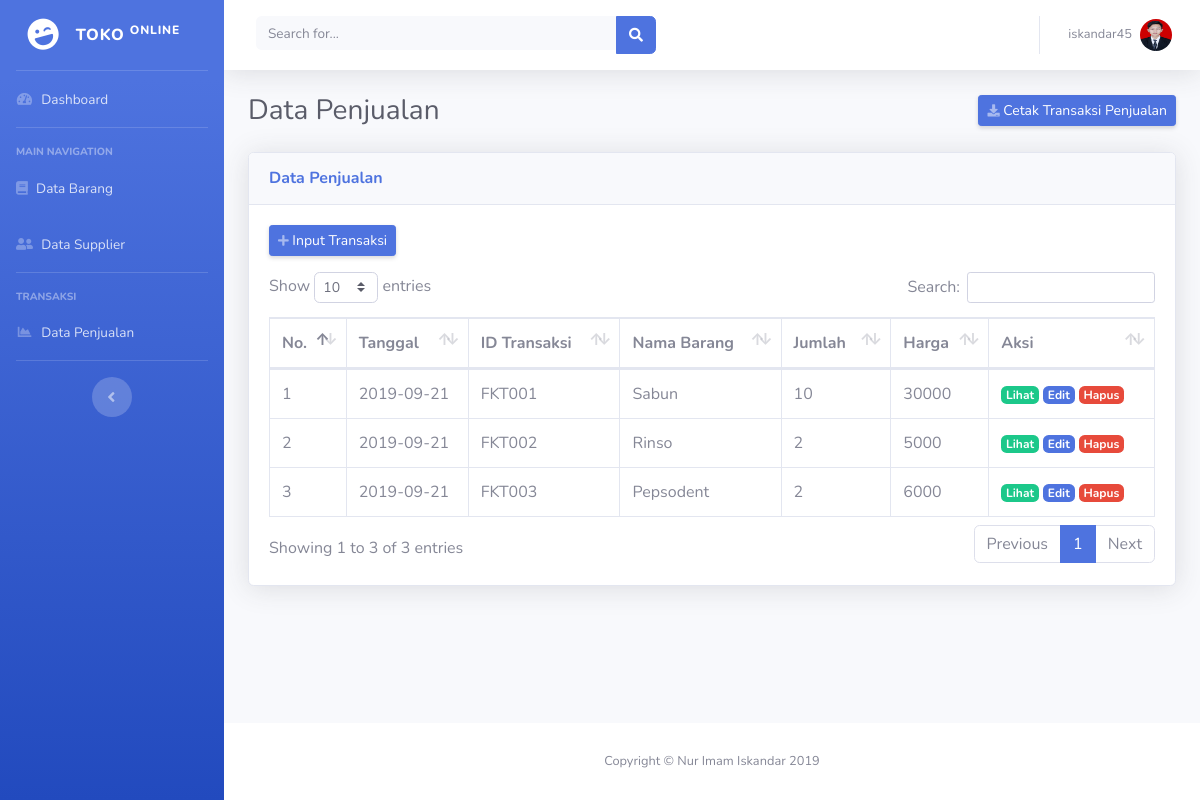
The page /data_penjualan.php (signed in) on the database its author committed.
### tables this page shows
CREATE TABLE `user` (
  `id` int(11) NOT NULL,
  `username` varchar(255) NOT NULL,
  `nama_lengkap` varchar(255) NOT NULL,
  `email` varchar(255) NOT NULL,
  `password` varchar(255) NOT NULL,
  `nohp` varchar(255) DEFAULT NULL,
  `alamat` text,
  `hint` varchar(255) NOT NULL,
  `photo` varchar(255) NOT NULL DEFAULT 'default.png',
  `role_id` int(2) NOT NULL
);

CREATE TABLE `transaksi` (
  `id` int(11) NOT NULL,
  `id_transaksi` varchar(255) NOT NULL,
  `nama_barang` varchar(255) NOT NULL,
  `jumlah` int(11) NOT NULL,
  `harga` int(11) NOT NULL,
  `tanggal` varchar(255) NOT NULL
);

CREATE TABLE `barang` (
  `id` int(11) NOT NULL,
  `id_barang` varchar(12) NOT NULL,
  `nama_barang` varchar(255) NOT NULL,
  `harga_awal` int(11) NOT NULL,
  `harga_jual` int(11) NOT NULL,
  `jumlah` int(11) NOT NULL,
  `id_supplier` varchar(255) DEFAULT NULL,
  `sisa` int(11) NOT NULL
);

### data_penjualan.php (the view)
<?php include 'include/header.php'; ?>
<div class="container-fluid">
  <div class="d-sm-flex align-items-center justify-content-between mb-4">
    <h1 class="h3 mb-0 text-gray-800">Data Penjualan</h1>
    <a href="#" class="d-none d-sm-inline-block btn btn-sm btn-primary shadow-sm"><i class="fas fa-download fa-sm text-white-50"></i> Cetak Transaksi Penjualan</a>
  </div>
  <div class="card shadow mb-4">
    <div class="card-header py-3">
      <h6 class="m-0 font-weight-bold text-primary">Data Penjualan</h6>
    </div>
    <div class="card-body">
      <a class="btn btn-sm btn-primary shadow-sm mb-3" href="tambah_transaksi.php"><i class="fas fa-plus fa-sm text-white-50"></i> Input Transaksi</a>
      <table class="table table-bordered" id="dataTable">
        <thead>
          <tr>
            <th>No.</th>
            <th>Tanggal</th>
            <th>ID Transaksi</th>
            <th>Nama Barang</th>
            <th>Jumlah</th>
            <th>Harga</th>
            <th>Aksi</th>
          </tr>
        </thead>
        <tbody>
          <?php include 'include/config.php';
          $query = "select * from transaksi";
          $data = mysqli_query($con, $query);
          $i = 1;
          foreach ($data as $row) : ?>
            <tr>
              <td><?= $i++; ?></td>
              <td><?= $row['tanggal'] ?></td>
              <td><?= $row['id_transaksi'] ?></td>
              <?php
                $data2 = mysqli_query($con, "select nama_barang from barang where id_barang = '" . $row['nama_barang'] . "'");
                foreach ($data2 as $row1) : ?>
                <td><?= $row1['nama_barang'] ?></td>
              <?php endforeach; ?>
              <td><?= $row['jumlah'] ?></td>
              <td><?= $row['harga'] ?></td>
              <td>
                <a class="badge badge-success" href="">Lihat</a>
                <a class="badge badge-primary" href="">Edit</a>
                <a class="badge badge-danger" href="">Hapus</a>
              </td>
            </tr>
          <?php endforeach; ?>
        </tbody>
      </table>
    </div>
  </div>
</div>
</div>
<?php include 'include/footer.php'; ?>

### include/header.php (shortened to what this page needs)
<!DOCTYPE html>
<html lang="en">
<head>
  <link href="vendor/fontawesome-free/css/all.min.css" rel="stylesheet" type="text/css">
  <link href="css/sb-admin-2.min.css" rel="stylesheet">
  <link href="vendor/datatables/dataTables.bootstrap4.min.css" rel="stylesheet">
</head>
<body id="page-top">
  <div id="wrapper">
    <ul class="navbar-nav bg-gradient-primary sidebar sidebar-dark accordion" id="accordionSidebar">
      <a class="sidebar-brand d-flex align-items-center justify-content-center" href="index.php">
        <div class="sidebar-brand-icon rotate-n-15">
          <i class="fas fa-laugh-wink"></i>
        </div>
        <div class="sidebar-brand-text mx-3">TOKO <sup>Online</sup></div>
      </a>
      <hr class="sidebar-divider my-0">
      <li class="nav-item">
        <a class="nav-link" href="index.php">
          <i class="fas fa-fw fa-tachometer-alt"></i>
          <span>Dashboard</span></a>
      </li>
      <hr class="sidebar-divider">
      <div class="sidebar-heading">
        Main Navigation
      </div>
      <li class="nav-item">
        <a class="nav-link" href="data_barang.php">
          <i class="fas fa-book"></i>
          <span>Data Barang</span></a>
      </li>
      <li class="nav-item">
        <a class="nav-link" href="data_supplier.php">
          <i class="fas fa-user-friends"></i>
          <span>Data Supplier</span></a>
      </li>
      <hr class="sidebar-divider">
      <div class="sidebar-heading">
        TRANSAKSI
      </div>
      <li class="nav-item">
        <a class="nav-link" href="data_penjualan.php">
          <i class="fas fa-fw fa-chart-area"></i>
          <span>Data Penjualan</span></a>
      </li>
      <hr class="sidebar-divider d-none d-md-block">
      <div class="text-center d-none d-md-inline">
        <button class="rounded-circle border-0" id="sidebarToggle"></button>
      </div>
    </ul>
    <div id="content-wrapper" class="d-flex flex-column">
      <div id="content">
        <nav class="navbar navbar-expand navbar-light bg-white topbar mb-4 static-top shadow">
          <form class="d-none d-sm-inline-block form-inline mr-auto ml-md-3 my-2 my-md-0 mw-100 navbar-search">
            <div class="input-group">
              <input type="text" class="form-control bg-light border-0 small" placeholder="Search for..." aria-label="Search" aria-describedby="basic-addon2">
              <div class="input-group-append">
                <button class="btn btn-primary" type="button">
                  <i class="fas fa-search fa-sm"></i>
                </button>
              </div>
            </div>
          </form>
          <ul class="navbar-nav ml-auto">
            <li class="nav-item dropdown no-arrow">
              <a class="nav-link dropdown-toggle" href="#" id="userDropdown" role="button" data-toggle="dropdown" aria-haspopup="true" aria-expanded="false">
                <span class="mr-2 d-none d-lg-inline text-gray-600 small"><?= $_SESSION['username'] ?></span>
                <?php
                include 'include/config.php';
                $id = $_SESSION['id'];
                $data = mysqli_query($con, "select photo from user where id='$id'");
                $w = mysqli_fetch_assoc($data);
                ?>
                <img class="img-profile rounded-circle" src="img/user/<?= $w['photo'] ?>" alt="user">
              </a>
            </li>
          </ul>
        </nav>

### include/footer.php (shortened to what this page needs)
<footer class="sticky-footer bg-white">
  <div class="container my-auto">
    <div class="copyright text-center my-auto">
      <span>Copyright &copy; Nur Imam Iskandar 2019</span>
    </div>
  </div>
</footer>
</div>
</div>
</body>
</html>

### rows shown on the page
user: photo (picture)
transaksi: tanggal "2019-09-21", id_transaksi "FKT001", jumlah "10", harga "30000"
barang: nama_barang "Sabun"
transaksi: tanggal "2019-09-21", id_transaksi "FKT002", jumlah "2", harga "5000"
barang: nama_barang "Rinso"
transaksi: tanggal "2019-09-21", id_transaksi "FKT003", jumlah "2", harga "6000"
barang: nama_barang "Pepsodent"

### other values the page prints
$_SESSION['username'] "iskandar45"
